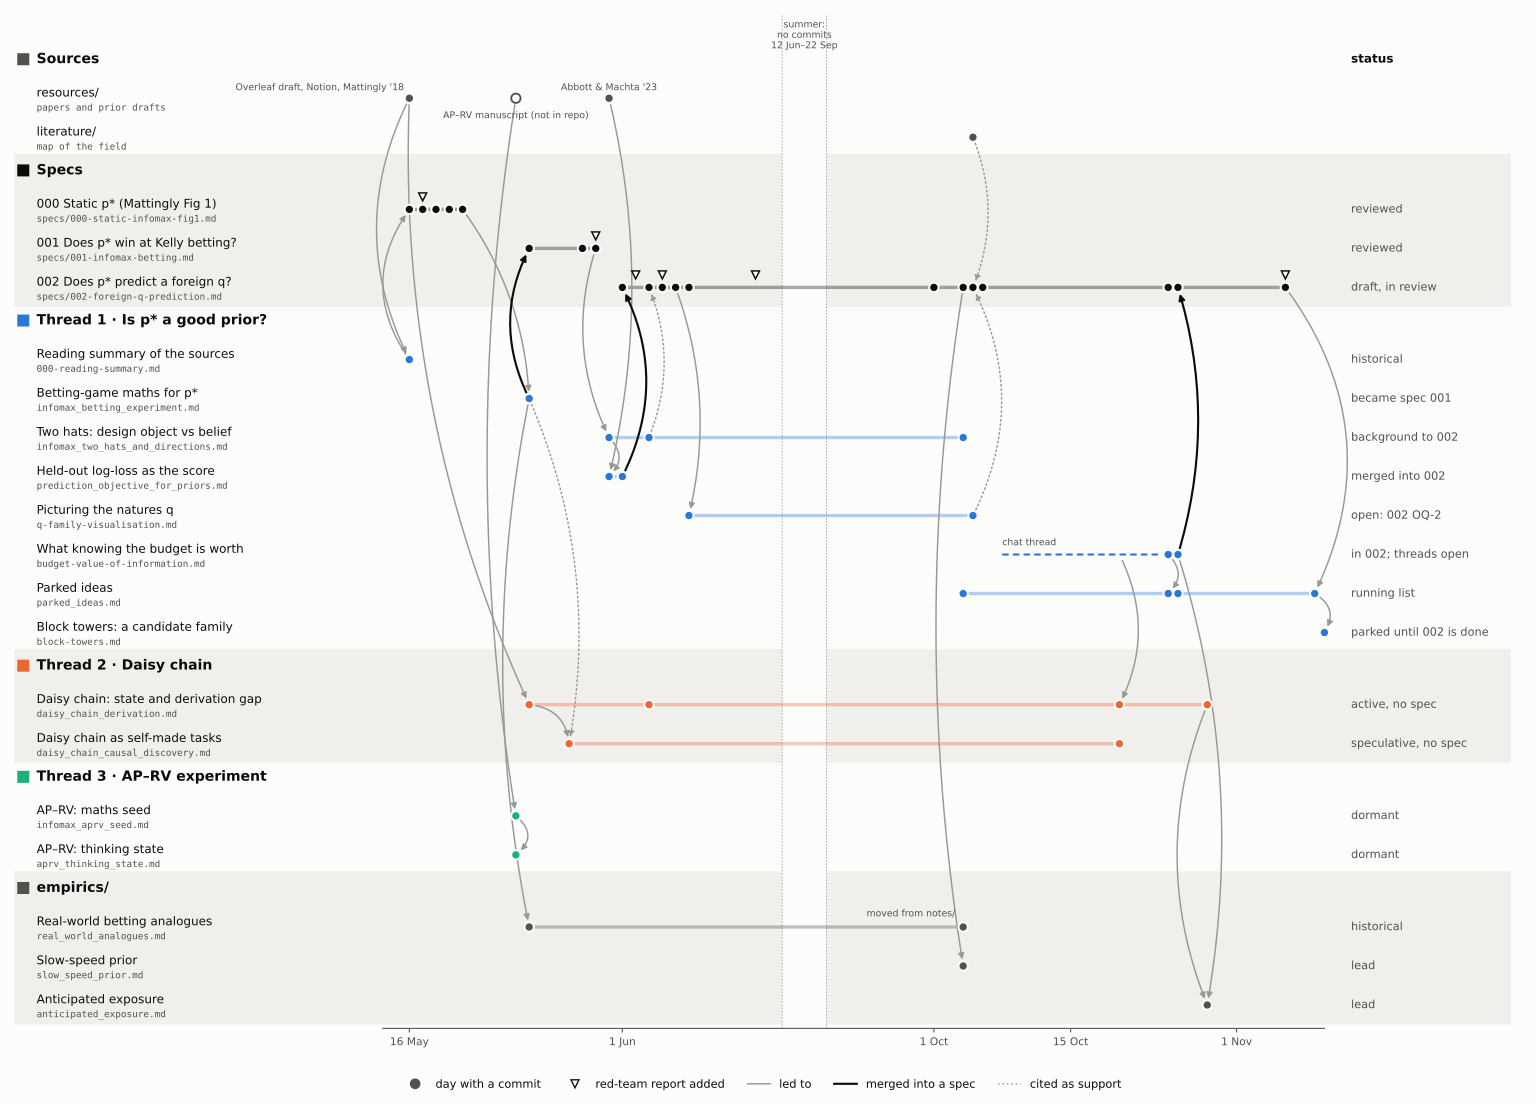

Here is the Python script that generated this plot:
"""Map of notes/ in time: which note grew out of what, and where it went.

One row per document, grouped by thread. A dot is a day with a commit to that file;
the bar joins the first and last. Arrows: grey = led to (the target was written
because of the source), black = merged into a spec, dotted = cited as support. The
summer, when nothing was committed, is squeezed. The table in notes/README.md holds
the same rows in words; update both together.

Run:    uv run python diagrams/notes-map.py
Output: diagrams/notes-map.svg
"""

from datetime import date
from pathlib import Path

import matplotlib

matplotlib.use("Agg")
import matplotlib.pyplot as plt  # noqa: E402

SURFACE = "#fcfcfb"
INK = "#0b0b0b"
INK_2 = "#52514e"
INK_3 = "#9a9893"
LANE = "#f0efec"
# Categorical slots 1-3 of the dataviz reference palette, one per thread.
THREAD_1 = "#2a78d6"
THREAD_2 = "#eb6834"
THREAD_3 = "#1baf7a"
NEUTRAL = INK_2

Y2026 = 2026


def d(month: int, day: int) -> date:
    return date(Y2026, month, day)


# Time axis: May and June at 1.5 units per day, the summer squeezed to GAP units,
# autumn at 1.1 units per day.
A0, A1 = d(5, 14), d(6, 13)
B0, B1 = d(9, 20), d(11, 10)
GAP = 5.0
SA, SB = 1.5, 1.1


def X(t: date) -> float:
    if t <= A1:
        return (t - A0).days * SA
    if t < B0:
        raise ValueError(f"{t} falls in the squeezed summer")
    return (A1 - A0).days * SA + GAP + (t - B0).days * SB


# Groups top to bottom: (heading, colour of the group's marks, rows).
# Row: (key, title, file, commit days, status).
GROUPS = [
    (
        "Sources",
        NEUTRAL,
        [
            ("res", "resources/", "papers and prior drafts", [], ""),
            ("lit", "literature/", "map of the field", [d(10, 5)], ""),
        ],
    ),
    (
        "Specs",
        INK,
        [
            ("s000", "000  Static p* (Mattingly Fig 1)", "specs/000-static-infomax-fig1.md",
             [d(5, 16), d(5, 17), d(5, 18), d(5, 19), d(5, 20)], "reviewed"),
            ("s001", "001  Does p* win at Kelly betting?", "specs/001-infomax-betting.md",
             [d(5, 25), d(5, 29), d(5, 30)], "reviewed"),
            ("s002", "002  Does p* predict a foreign q?", "specs/002-foreign-q-prediction.md",
             [d(6, 1), d(6, 3), d(6, 4), d(6, 5), d(6, 6), d(10, 1), d(10, 4), d(10, 5),
              d(10, 6), d(10, 25), d(10, 26), d(11, 6)], "draft, in review"),
        ],
    ),
    (
        "Thread 1 · Is p* a good prior?",
        THREAD_1,
        [
            ("read", "Reading summary of the sources", "000-reading-summary.md",
             [d(5, 16)], "historical"),
            ("bet", "Betting-game maths for p*", "infomax_betting_experiment.md",
             [d(5, 25)], "became spec 001"),
            ("hats", "Two hats: design object vs belief", "infomax_two_hats_and_directions.md",
             [d(5, 31), d(6, 3), d(10, 4)], "background to 002"),
            ("pred", "Held-out log-loss as the score", "prediction_objective_for_priors.md",
             [d(5, 31), d(6, 1)], "merged into 002"),
            ("qfam", "Picturing the natures q", "q-family-visualisation.md",
             [d(6, 6), d(10, 5)], "open: 002 OQ-2"),
            ("budg", "What knowing the budget is worth", "budget-value-of-information.md",
             [d(10, 25), d(10, 26)], "in 002; threads open"),
            # parked_ideas.md was created empty on 4 Oct; its entries come from the budget
            # note and from the chat on spec 002's conc04 red-team.
            ("park", "Parked ideas", "parked_ideas.md",
             [d(10, 4), d(10, 25), d(10, 26), d(11, 9)], "running list"),
            ("towr", "Block towers: a candidate family", "block-towers.md",
             [d(11, 10)], "parked until 002 is done"),
        ],
    ),
    (
        "Thread 2 · Daisy chain",
        THREAD_2,
        [
            ("dcd", "Daisy chain: state and derivation gap", "daisy_chain_derivation.md",
             [d(5, 25), d(6, 3), d(10, 20), d(10, 29)], "active, no spec"),
            ("dcc", "Daisy chain as self-made tasks", "daisy_chain_causal_discovery.md",
             [d(5, 28), d(10, 20)], "speculative, no spec"),
        ],
    ),
    (
        "Thread 3 · AP–RV experiment",
        THREAD_3,
        [
            ("aps", "AP–RV: maths seed", "infomax_aprv_seed.md", [d(5, 24)], "dormant"),
            ("apt", "AP–RV: thinking state", "aprv_thinking_state.md", [d(5, 24)], "dormant"),
        ],
    ),
    (
        "empirics/",
        NEUTRAL,
        [
            ("rwa", "Real-world betting analogues", "real_world_analogues.md",
             [d(5, 25), d(10, 4)], "historical"),
            ("ssp", "Slow-speed prior", "slow_speed_prior.md", [d(10, 4)], "lead"),
            ("ant", "Anticipated exposure", "anticipated_exposure.md", [d(10, 29)], "lead"),
        ],
    ),
]

# Labelled points on the sources row:
# (day, label, hollow = outside the repo, label offset in points, alignment).
SOURCES = [
    (d(5, 16), "Overleaf draft, Notion, Mattingly '18", False, (-4, 8), "right"),
    (d(5, 24), "AP–RV manuscript (not in repo)", True, (0, -13), "center"),
    (d(5, 31), "Abbott & Machta '23", False, (0, 8), "center"),
]

# Commits that only moved a file: (row, day, label).
MOVES = [("rwa", d(10, 4), "moved from notes/")]

# Red-team reports, by the day each was added.
REDTEAMS = {
    "s000": [d(5, 17)],
    "s001": [d(5, 30)],
    "s002": [d(6, 2), d(6, 4), d(6, 11), d(11, 6)],
}

# The budget note's chat thread ran before the note was committed.
CHAT = ("budg", d(10, 8), d(10, 24))

# (from (row, day), to (row, day), kind, arc radius)
LED, INTO, CITES = "led", "into", "cites"
LINKS = [
    (("res", d(5, 16)), ("read", d(5, 16)), LED, 0.25),
    (("read", d(5, 16)), ("s000", d(5, 16)), LED, -0.35),
    (("res", d(5, 16)), ("dcd", d(5, 25)), LED, 0.12),
    (("res", d(5, 24)), ("aps", d(5, 24)), LED, 0.08),
    (("aps", d(5, 24)), ("apt", d(5, 24)), LED, -0.6),
    (("s000", d(5, 20)), ("bet", d(5, 25)), LED, -0.15),
    (("bet", d(5, 25)), ("s001", d(5, 25)), INTO, -0.25),
    (("bet", d(5, 25)), ("rwa", d(5, 25)), LED, 0.1),
    (("bet", d(5, 25)), ("dcc", d(5, 28)), CITES, -0.15),
    (("dcd", d(5, 25)), ("dcc", d(5, 28)), LED, -0.4),
    (("s001", d(5, 30)), ("hats", d(5, 31)), LED, 0.2),
    (("res", d(5, 31)), ("pred", d(5, 31)), LED, -0.12),
    (("hats", d(5, 31)), ("pred", d(5, 31)), LED, -0.5),
    (("pred", d(6, 1)), ("s002", d(6, 1)), INTO, 0.25),
    (("hats", d(6, 3)), ("s002", d(6, 3)), CITES, 0.2),
    (("s002", d(6, 5)), ("qfam", d(6, 6)), LED, -0.15),
    (("s002", d(10, 4)), ("ssp", d(10, 4)), LED, 0.08),
    (("lit", d(10, 5)), ("s002", d(10, 5)), CITES, -0.2),
    (("qfam", d(10, 5)), ("s002", d(10, 5)), CITES, 0.25),
    (("budg", d(10, 20)), ("dcd", d(10, 20)), LED, -0.25),
    (("budg", d(10, 25)), ("park", d(10, 25)), LED, -0.5),
    (("budg", d(10, 26)), ("s002", d(10, 26)), INTO, 0.15),
    (("budg", d(10, 26)), ("ant", d(10, 29)), LED, -0.12),
    (("dcd", d(10, 29)), ("ant", d(10, 29)), LED, 0.2),
    (("s002", d(11, 6)), ("park", d(11, 9)), LED, -0.3),
    (("park", d(11, 9)), ("towr", d(11, 10)), LED, -0.5),
]

ROW_H = 1.0
HEAD_H = 0.85


def layout() -> tuple[dict[str, float], list[tuple[str, str, float]]]:
    """Y position per row key, and (heading, colour, y) per group heading."""
    ys: dict[str, float] = {}
    heads = []
    y = 0.0
    for heading, colour, rows in GROUPS:
        y -= HEAD_H
        heads.append((heading, colour, y))
        for key, *_ in rows:
            y -= ROW_H
            ys[key] = y
    return ys, heads


def build() -> plt.Figure:
    plt.rcParams.update({"font.family": "DejaVu Sans", "svg.fonttype": "none"})
    ys, heads = layout()
    colour_of = {key: c for _, c, rows in GROUPS for key, *_ in rows}
    x_end = X(B1)
    x_status = x_end + 3

    fig, ax = plt.subplots(figsize=(16, 11.5))
    fig.patch.set_facecolor(SURFACE)
    ax.set_facecolor(SURFACE)

    # Group bands, alternately shaded, and headings.
    for i, (heading, colour, yh) in enumerate(heads):
        rows = GROUPS[i][2]
        top, bottom = yh + HEAD_H / 2, ys[rows[-1][0]] - ROW_H / 2
        if i % 2 == 1:
            ax.axhspan(bottom, top, color=LANE, lw=0, zorder=0)
        ax.plot(-40.5, yh, "s", ms=8, color=colour, zorder=4, clip_on=False)
        ax.text(-39, yh, heading, ha="left", va="center", fontsize=10.5,
                fontweight="bold", color=INK)

    # The squeezed summer.
    xa, xb = X(A1), X(B0)
    ax.axvspan(xa, xb, color=SURFACE, lw=0, zorder=1)
    for x in (xa, xb):
        ax.axvline(x, color=INK_3, lw=0.6, ls=(0, (2, 2)), zorder=1)
    ax.text((xa + xb) / 2, 0.15, "summer:\nno commits\n12 Jun–22 Sep", ha="center",
            va="top", fontsize=7, color=INK_2, zorder=6)

    # Rows: label, bar, commit dots, status.
    for _, _, rows in GROUPS:
        for key, title, path, days, status in rows:
            y, c = ys[key], colour_of[key]
            ax.text(-39, y + 0.13, title, ha="left", va="center", fontsize=9, color=INK)
            ax.text(-39, y - 0.25, path, ha="left", va="center", fontsize=7, color=INK_2,
                    family="DejaVu Sans Mono")
            if days:
                ax.plot([X(min(days)), X(max(days))], [y, y], color=c, lw=2.5,
                        alpha=0.35, solid_capstyle="round", zorder=2)
                for t in days:
                    ax.plot(X(t), y, "o", ms=7, color=c, mec=SURFACE, mew=1.5, zorder=5)
            for t in REDTEAMS.get(key, []):
                ax.plot(X(t), y + 0.32, "v", ms=6, mfc=SURFACE, mec=INK, mew=1.1, zorder=5)
            if status:
                ax.text(x_status, y, status, ha="left", va="center", fontsize=8.5, color=INK_2)

    ax.text(x_status, heads[0][2], "status", ha="left", va="center", fontsize=9,
            fontweight="bold", color=INK)

    for t, label, hollow, offset, ha in SOURCES:
        y = ys["res"]
        if hollow:
            ax.plot(X(t), y, "o", ms=7, mfc=SURFACE, mec=NEUTRAL, mew=1.4, zorder=5)
        else:
            ax.plot(X(t), y, "o", ms=7, color=NEUTRAL, mec=SURFACE, mew=1.5, zorder=5)
        ax.annotate(label, (X(t), y), xytext=offset, textcoords="offset points",
                    ha=ha, va="center", fontsize=7, color=INK_2, zorder=6)

    for key, t, label in MOVES:
        ax.annotate(label, (X(t), ys[key]), xytext=(-6, 8), textcoords="offset points",
                    ha="right", fontsize=7, color=INK_2, zorder=6)

    key, t0, t1 = CHAT
    ax.plot([X(t0), X(t1)], [ys[key], ys[key]], color=colour_of[key], lw=1.6,
            ls=(0, (3, 2)), zorder=2)
    ax.annotate("chat thread", (X(t0), ys[key]), xytext=(0, 7), textcoords="offset points",
                ha="left", fontsize=7, color=INK_2)

    style = {
        LED: dict(color=INK_3, lw=1.1, ls="-"),
        INTO: dict(color=INK, lw=1.6, ls="-"),
        CITES: dict(color=INK_3, lw=1.1, ls=(0, (1, 2))),
    }
    for (ka, ta), (kb, tb), kind, rad in LINKS:
        ax.annotate(
            "",
            xy=(X(tb), ys[kb]),
            xytext=(X(ta), ys[ka]),
            arrowprops=dict(arrowstyle="-|>", mutation_scale=9, shrinkA=5, shrinkB=5,
                            connectionstyle=f"arc3,rad={rad}", **style[kind]),
            zorder=3,
        )

    y_min = min(ys.values()) - ROW_H / 2
    ax.set_xlim(-41.5, x_status + 18)
    ax.set_ylim(y_min - 0.1, 0.3)
    ticks = [d(5, 16), d(6, 1), d(10, 1), d(10, 15), d(11, 1)]
    ax.set_xticks([X(t) for t in ticks], [t.strftime("%-d %b") for t in ticks])
    ax.tick_params(axis="x", colors=INK_2, labelsize=8, length=3)
    ax.set_yticks([])
    for side in ("top", "right", "left"):
        ax.spines[side].set_visible(False)
    ax.spines["bottom"].set_color(INK_2)
    ax.spines["bottom"].set_bounds(0, x_end)

    handles = [
        plt.Line2D([], [], ls="", marker="o", ms=7, color=INK_2, label="day with a commit"),
        plt.Line2D([], [], ls="", marker="v", ms=6, mfc=SURFACE, mec=INK,
                   label="red-team report added"),
        plt.Line2D([], [], color=INK_3, lw=1.1, label="led to"),
        plt.Line2D([], [], color=INK, lw=1.6, label="merged into a spec"),
        plt.Line2D([], [], color=INK_3, lw=1.1, ls=(0, (1, 2)), label="cited as support"),
    ]
    ax.legend(handles=handles, loc="upper center", bbox_to_anchor=(0.5, -0.04), ncol=5,
              frameon=False, fontsize=8.5, labelcolor=INK)

    fig.tight_layout()
    return fig


def main() -> None:
    out = Path(__file__).with_suffix(".svg")
    build().savefig(out, facecolor=SURFACE)
    print(f"wrote {out}")


if __name__ == "__main__":
    main()
